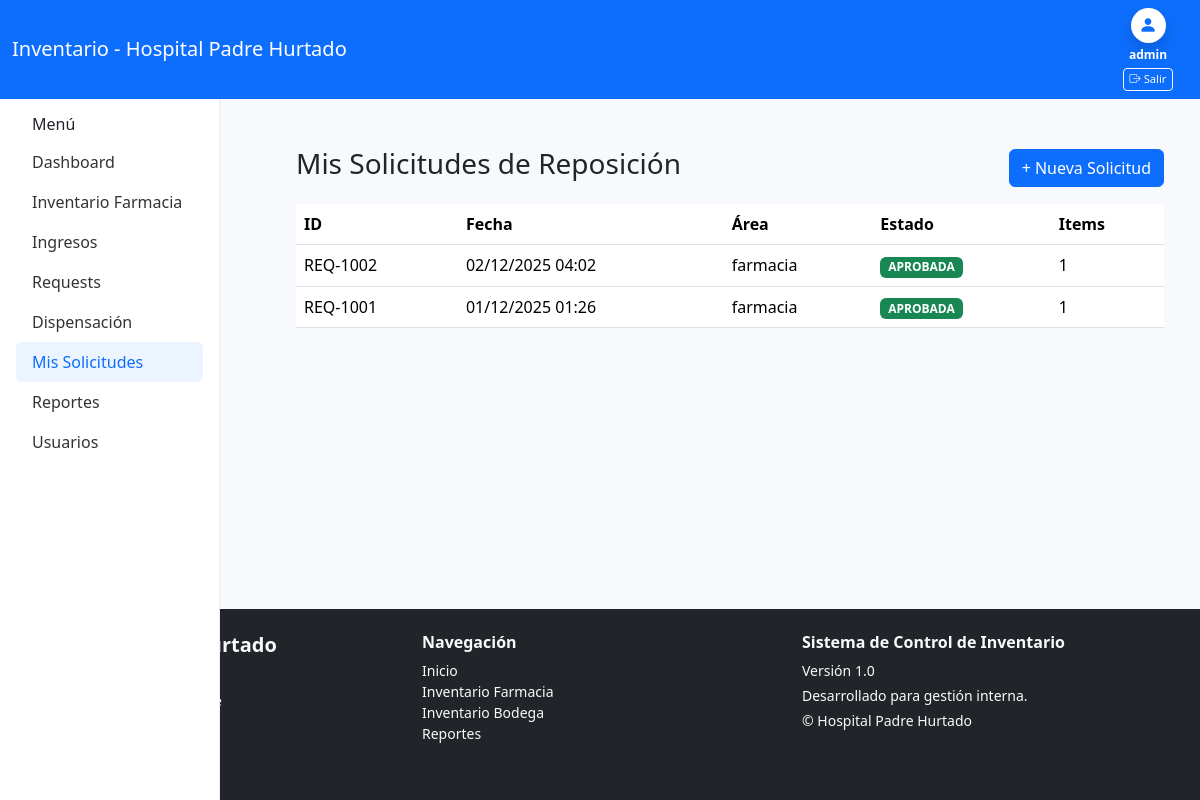
The page /farmacia/solicitudes/mias/ (signed in) on the database its author committed.
### farmacia/models.py (models this page shows, shortened)
class SolicitudReposicion(models.Model):
    ESTADO = [
        ("PENDIENTE", "Pendiente"),
        ("APROBADA", "Aprobada"),
        ("RECHAZADA", "Rechazada"),
    ]
    area = models.CharField(max_length=200)
    usuario = models.ForeignKey(User, on_delete=models.SET_NULL, null=True)
    fecha = models.DateTimeField(auto_now_add=True)
    estado = models.CharField(max_length=20, choices=ESTADO, default="PENDIENTE")
    observacion = models.TextField(blank=True, null=True)  # opcional
    @property
    def total_items(self):
        return self.items.count()

### farmacia/views.py (the view)
# urls.py: path("solicitudes/mias/", views.solicitudes_mias, name="solicitudes_mias"),
@login_required
def solicitudes_mias(request):
    solicitudes = SolicitudReposicion.objects.filter(usuario=request.user).order_by("-fecha")
    return render(request, "farmacia/solicitudes_mias.html", {"solicitudes": solicitudes})

### farmacia/templates/farmacia/solicitudes_mias.html (shortened to what this page needs)
{% extends "core/base.html" %}
{% block principal %}
<div class="container mt-4">
    <div class="d-flex justify-content-between align-items-center mb-3">
        <h3>Mis Solicitudes de Reposición</h3>
        <a href="{% url 'farmacia:solicitud_crear' %}" class="btn btn-primary">
            + Nueva Solicitud
        </a>
    </div>
    {% if solicitudes %}
    <table class="table table-hover align-middle">
        <thead>
            <tr>
                <th>ID</th>
                <th>Fecha</th>
                <th>Área</th>
                <th>Estado</th>
                <th>Items</th>
            </tr>
        </thead>
        <tbody>
            {% for s in solicitudes %}
            <tr>
                <td>REQ-{{ s.id|add:"1000" }}</td>
                <td>{{ s.fecha|date:"d/m/Y H:i" }}</td>
                <td>{{ s.area }}</td>
                <td>
                    {% if s.estado == "PENDIENTE" %}
                        <span class="badge bg-warning text-dark">{{ s.estado }}</span>
                    {% elif s.estado == "APROBADA" %}
                        <span class="badge bg-success">{{ s.estado }}</span>
                    {% else %}
                        <span class="badge bg-danger">{{ s.estado }}</span>
                    {% endif %}
                </td>
                <td>{{ s.total_items }}</td>
            </tr>
            {% endfor %}
        </tbody>
    </table>
    {% else %}
        <div class="alert alert-info">
            No has realizado solicitudes aún.
        </div>
    {% endif %}
</div>
{% endblock %}

### core/templates/core/base.html (shortened to what this page needs)
{% load static %}
<!doctype html>
<html lang="es">
<head>
  <link href="https://cdn.jsdelivr.net/npm/bootstrap@5.3.2/dist/css/bootstrap.min.css" rel="stylesheet">
  <link rel="stylesheet" href="https://cdn.jsdelivr.net/npm/bootstrap-icons@1.10.5/font/bootstrap-icons.css">
</head>
<body class="d-flex flex-column min-vh-100">
<nav class="navbar navbar-expand-lg app-header">
  <div class="container-fluid">
    <a class="navbar-brand text-white" href="{% url 'dashboard' %}">Inventario - Hospital Padre Hurtado</a>
    <div class="d-flex">
      {% if request.user.is_authenticated %}
          <div class="d-flex flex-column align-items-center text-white" style="min-width:80px;">
          <div class="rounded-circle bg-white d-flex justify-content-center align-items-center shadow" style="width:35px; height:35px;">
            <i class="bi bi-person-fill" style="font-size:18px; color:#0d6efd;"></i>
          </div>
          <div style="font-size:0.75rem; margin-top:3px; text-align:center;">
            <strong>{{ user.username }}</strong>
          </div>
          <a href="{% url 'logout' %}" class="btn btn-outline-light btn-sm mt-1" style="font-size:0.70rem; padding: 2px 6px; white-space: nowrap; width: auto !important;">
            <i class="bi bi-box-arrow-right"></i>
            Salir
          </a>
        </div>
      {% else %}
        <a class="btn btn-outline-light btn-sm" href="{% url 'login' %}">Iniciar sesión</a>
      {% endif %}
    </div>
  </div>
</nav>
<div class="d-flex">
  <aside class="sidebar p-3">
    <h6 class="px-3">Menú</h6>
    {% with current=request.resolver_match.url_name %}
    <ul class="nav flex-column">
    {% if request.user.is_authenticated %}
      {% if request.user.perfil.rol == "ADMIN" or request.user.perfil.rol == "JEFE_BODEGA" or request.user.perfil.rol == "JEFE_FARMACIA" %}
      <li class="nav-item">
        <a class="nav-link {% if current == 'dashboard' %}active{% endif %}" href="{% url 'dashboard' %}">
            Dashboard
        </a>
      </li>
      {% endif %}
      {% if request.user.perfil.rol == "FUNC_FARMACIA" or request.user.perfil.rol == "JEFE_FARMACIA" %}
      <li class="nav-item">
        <a class="nav-link {% if current == 'lista' %}active{% endif %}"
          href="{% url 'farmacia:medicamentos_lista' %}">
          Inventario Farmacia
        </a>
      </li>
      {% endif %}
      <li class="nav-item">
        <a class="nav-link {% if current == 'register_entry' %}active{% endif %}" href="{% url 'inventario:register_entry' %}">Ingresos</a>
      </li>
      <li class="nav-item">
        <a class="nav-link {% if current == 'solicitudes_listar' %}active{% endif %}" href="{% url 'inventario:solicitudes_listar' %}">Requests</a>
      </li>
      {% if request.user.perfil.rol == "FUNC_FARMACIA" or request.user.perfil.rol == "JEFE_FARMACIA" %}
      <li class="nav-item">
        <a class="nav-link {% if current == 'dispense' %}active{% endif %}" href="{% url 'farmacia:dispense' %}">Dispensación</a>
      </li>
      <li class="nav-item">
        <a class="nav-link {% if current == 'solicitudes_mias' %}active{% endif %}" href="{% url 'farmacia:solicitudes_mias' %}">Mis Solicitudes</a>
      </li>
      {% endif %}
      <li class="nav-item">
        <a class="nav-link {% if current == 'reports' %}active{% endif %}" href="{% url 'reports' %}">Reportes</a>
      </li>
    {% endif %}
      {% if user.is_authenticated and user.is_superuser %}
      <li class="nav-item">
        <a class="nav-link {% if current == 'manage_users' %}active{% endif %}" href="{% url 'manage_users' %}">Usuarios</a>
      </li>
      {% endif %}
    </ul>
    {% endwith %}
  </aside>
  <main class="flex-fill p-4">
    {% block principal %}
    {% endblock %}
  </main>
</div>
<footer class="bg-dark text-light mt-auto py-4">
  <div class="container">
    <div class="row">
      <div class="col-md-4 mb-3">
        <h5 class="fw-bold">Hospital Padre Hurtado</h5>
        <p class="small mb-1">Av. Concha y Toro 3459</p>
        <p class="small mb-1">San Ramón, Santiago, Chile</p>
        <p class="small">Teléfono: <strong>(2) 2576 3000</strong></p>
      </div>
      <div class="col-md-4 mb-3">
        <h6 class="fw-bold">Navegación</h6>
        <ul class="list-unstyled small">
          <li><a href="/" class="text-light text-decoration-none">Inicio</a></li>
          <li><a href="/farmacia/" class="text-light text-decoration-none">Inventario Farmacia</a></li>
          <li><a href="/bodega/" class="text-light text-decoration-none">Inventario Bodega</a></li>
          <li><a href="/reportes/" class="text-light text-decoration-none">Reportes</a></li>
        </ul>
      </div>
      <div class="col-md-4 mb-3">
        <h6 class="fw-bold">Sistema de Control de Inventario</h6>
        <p class="small mb-1">Versión 1.0</p>
        <p class="small mb-1">Desarrollado para gestión interna.</p>
        <p class="small">© {{ now|date:"Y" }} Hospital Padre Hurtado</p>
      </div>
    </div>
</footer>
</body>
</html>

### core/templates/core/base.html (style rules this page uses)
body { background:#f7f9fc; }
.sidebar { min-width: 220px; max-width: 260px; background: #fff; border-right:1px solid #e6eef8; height:100vh; padding-top:1rem; position:fixed; }
main.flex-fill { margin-left: 260px; }
.app-header { background: #0d6efd; color: #fff; }
.nav-link.active { background: rgba(13,110,253,0.08); border-radius:6px; color:#0d6efd !important; }
.sidebar .nav { padding-left:0; }
.sidebar .nav-link { color:#333; }

### rows shown on the page
SolicitudReposicion: id|add "1002", fecha "02/12/2025 04:02", area "farmacia", estado "APROBADA", total_items "1"
SolicitudReposicion: id|add "1001", fecha "01/12/2025 01:26", area "farmacia", estado "APROBADA", total_items "1"

### other values the page prints
{{ user.username }} "admin"
